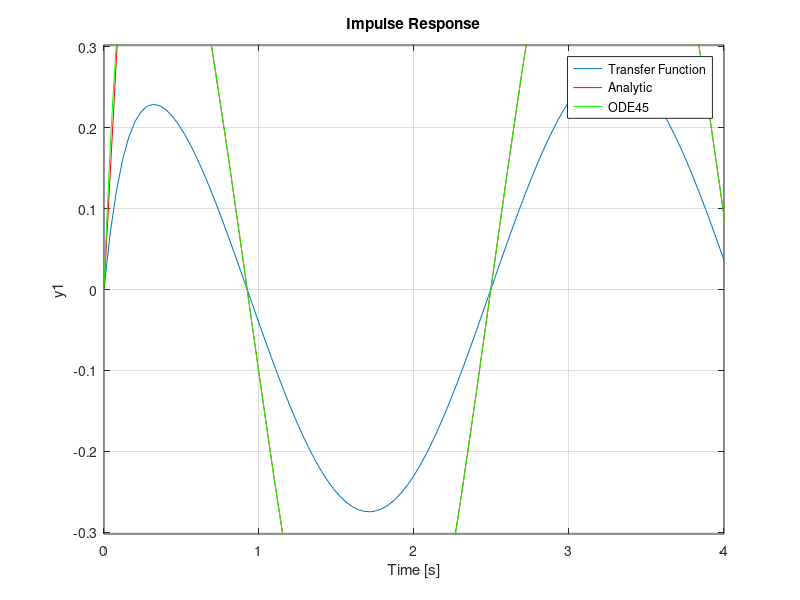

Recreate this plot in MATLAB.
%%%%%HOW'S DIS?
function controls_transfer_function_example()
close all

%%%%Analytic Solution
tout = 0:0.1:10;
xa = -35/53*exp(-7*tout) + 35/53*cos(2*tout) + 10/53*sin(2*tout);

%%%%%ODE45
[toutn,xoutn] = ode45(@Derivatives,[0 10],0);

%%%TRANSFER FUNCTIONS
X = zpk(0,[-2i,2i,-7],2);
impulse(X)



%%%%%PLOT ALL THE THINGS
hold on
plot(tout,xa,'r-')
plot(toutn,xoutn,'g-')
legend('Transfer Function','Analytic','ODE45')

function dxdt = Derivatives(t,x)

dxdt = -7*x + 5*cos(2*t);
